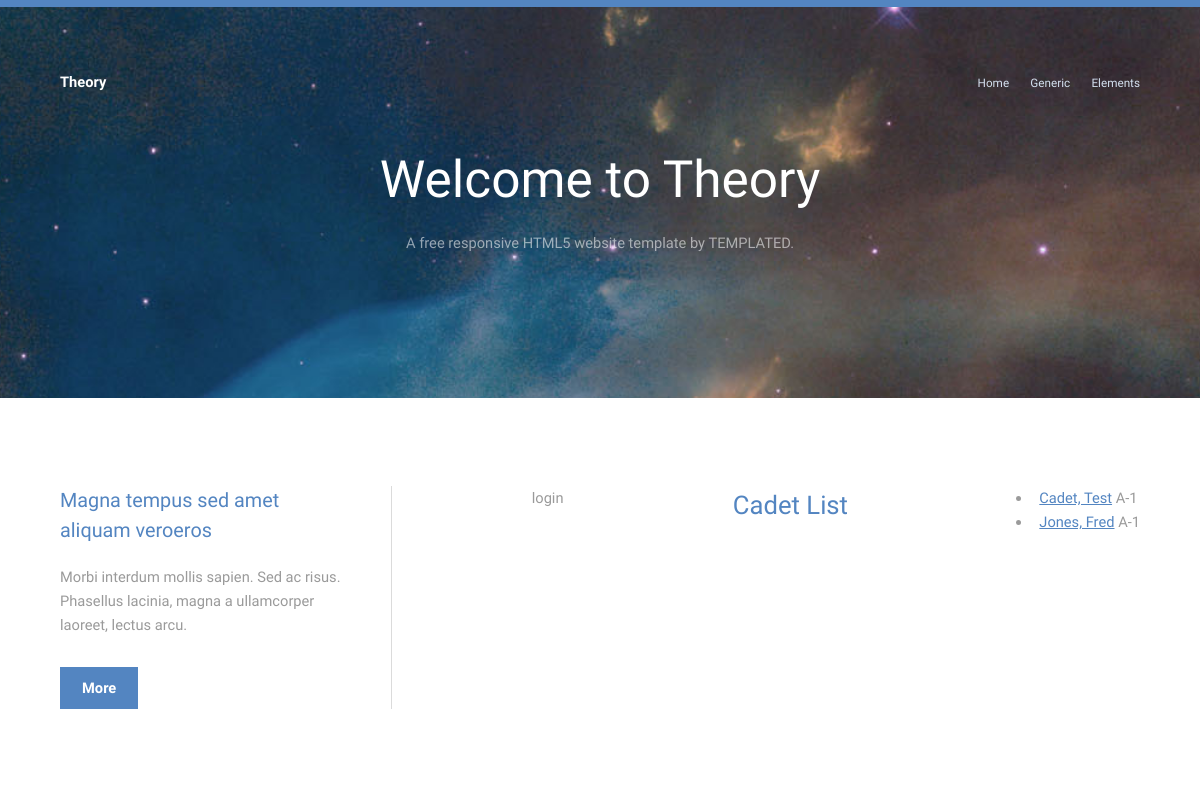
/users/ (upper part), run on an earlier commit of the app's database.
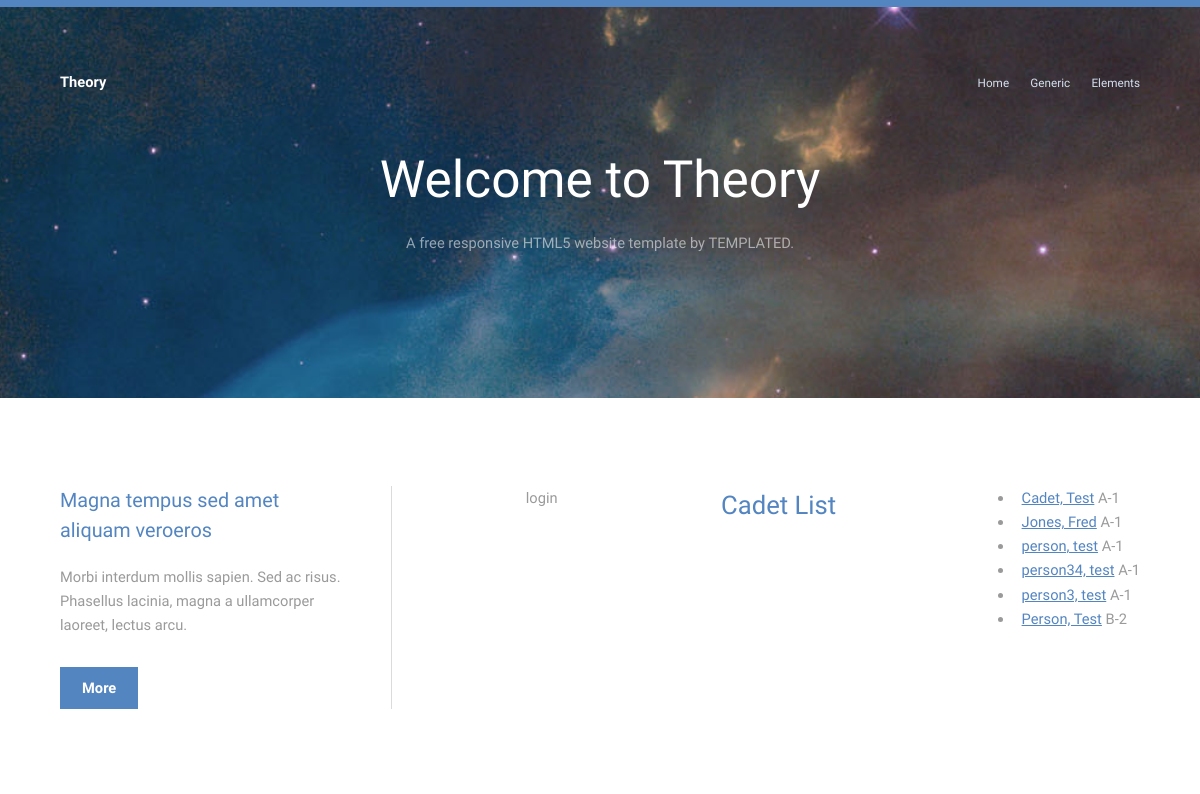
And on a later commit of the database.
### users/models.py (models this page shows, shortened)
class Cadet(models.Model):
    first = models.CharField(max_length=200)
    last = models.CharField(max_length=200)
    xnumber = models.CharField(max_length=8)
    company = models.ForeignKey(Company, on_delete=models.CASCADE, default=1)
    def name(self):
        return (self.last + ", " + self.first)

class Company(models.Model):
    shortname = models.CharField(max_length=1) #A, B, C, etc.
    longname = models.CharField(max_length=50) #Alpha, Bravo, Charlie etc.
    regiment = models.IntegerField() #1,2,3,4
    motto = models.CharField(max_length=100) #Go Buffs!  Go Greeks, etc.
    mascot = models.CharField(max_length=100) #Buffalos, Greeks.
    def __str__(self):
        return (self.shortname + "-" + str(self.regiment))

### users/views.py (the view)
# urls.py: path('', views.index, name='index'),
def index(request):
    cadets = Cadet.objects.all() #Grab all cadets from database
    context = {'cadets': cadets} #fill a context with the cadet list
    template = loader.get_template('users/index.html') #Get the template we created
    return HttpResponse(template.render(context, request)) #Render the template with the context

### users/templates/users/index.html (shortened to what this page needs)
{% extends 'users/base_generic.html' %}
{% block content %}
{% if user.is_authenticated %}
<p>Welcome, {{ user.get_username }}.
{% else %}
login
{% endif %}
<h2>Cadet List</h2>
{% if cadets %}
<ul>
  {% for cadet in cadets %}
      <li><a href="./{{cadet.id}}">{{cadet.name}}</a> {{cadet.company}}</li>
  {% endfor %}
</ul>
{% else %}
<p>No cadets in database</p>
{% endif %}
{% endblock %}

### users/templates/users/base_generic.html (shortened to what this page needs)
{% load static %}
<!DOCTYPE HTML>
<html>
	<head>
		<link rel="stylesheet" href="{% static "assets/css/main.css" %}" />
	</head>
	<body>
			<header id="header">
				<div class="inner">
					<a href="index.html" class="logo">Theory</a>
					<nav id="nav">
						<a href="index.html">Home</a>
						<a href="generic.html">Generic</a>
						<a href="elements.html">Elements</a>
					</nav>
				</div>
			</header>
			<section id="banner">
				<h1>Welcome to Theory</h1>
				<p>A free responsive HTML5 website template by TEMPLATED.</p>
			</section>
			<section id="one" class="wrapper">
				<div class="inner">
					<div class="flex flex-3">
						<article>
							<header>
								<h3>Magna tempus sed amet<br /> aliquam veroeros</h3>
							</header>
							<p>Morbi interdum mollis sapien. Sed ac risus. Phasellus lacinia, magna a ullamcorper laoreet, lectus arcu.</p>
							<footer>
								<a href="#" class="button special">More</a>
							</footer>
						</article>
						{% block content %}
				            {% endblock %}
					</div>
				</div>
			</section>
	</body>
</html>

What changed in the data, as far as the page shows it:
added Cadet: name "person, test", company "A-1"
added Cadet: name "person34, test", company "A-1"
added Cadet: name "person3, test", company "A-1"
added Cadet: name "Person, Test", company "B-2"
